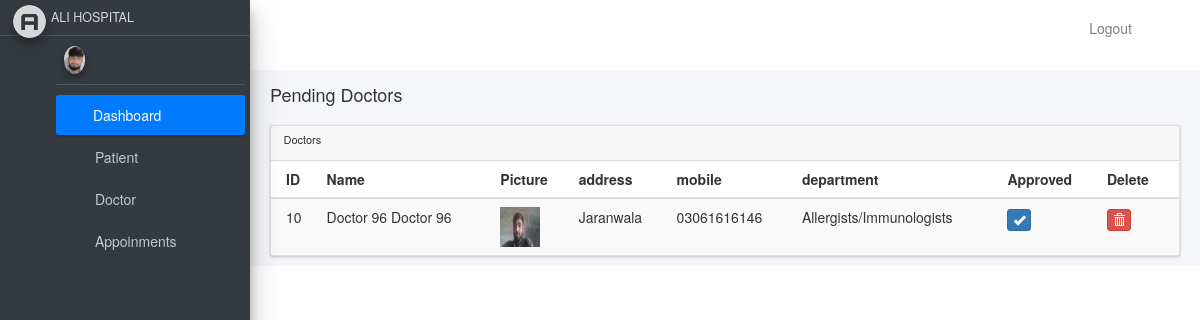
The page /admin_view_pending_doctor_names on the database its author committed.
### hospitalapp/models.py (models this page shows, shortened)
class Doctormodel(models.Model):
    user=models.OneToOneField(User,on_delete=models.CASCADE)
    profile_pic= models.ImageField(upload_to='DoctorProfilePic/',null=True,blank=True)
    address = models.CharField(max_length=40)
    mobile = models.CharField(max_length=20,null=True)
    department= models.CharField(max_length=50,choices=departments,default='Cardiologist')
    status=models.BooleanField(default=False)
    @property
    def get_name(self):
        return self.user.first_name+" "+self.user.last_name
    @property
    def get_id(self):
        return self.user.id

### hospitalapp/views.py (the view)
# urls.py: path("admin_view_pending_doctor_names",admin_view_pending_doctor_names,name="admin_view_pending_doctor_names"),
def admin_view_pending_doctor_names(request):
    pending_doctors = Doctormodel.objects.all().filter(status = False)
    return render(request,'admin_view_all_pending_doctors.html',{"pending_doctors":pending_doctors})

### templates/admin_view_all_pending_doctors.html
{% extends 'admin_base.html'%} {% block content %}
<head>
    <link href="//netdna.bootstrapcdn.com/bootstrap/3.0.0/css/bootstrap.min.css" rel="stylesheet" id="bootstrap-css">
</head>
<body class="hold-transition sidebar-mini layout-fixed">
    <div class="content-wrapper">
        <section class="content-header">
            <div class="container-fluid">
                <div class="row mb-2">
                    <div class="col-sm-6">
                        <h1>Pending Doctors</h1>
                    </div>
                </div>
            </div>
        </section>
        <section class="content">
            <div class="container-fluid">
                <div class="row">
                    <div class="col-md-12">
                        <div class="card">
                            <div class="card-header">
                                <h3 class="card-title">Doctors</h3>
                            </div>
                            <div class="card-body p-0">
                                <table class="table table-striped">
                                    <thead>
                                        <tr>
                                            <th>ID</th>
                                            <th>Name</th>
                                            <th>Picture</th>
                                            <th>address</th>
                                            <th>mobile</th>
                                            <th>department</th>
                                            <th>Approved</th>
                                            <th>Delete</th>
                                        </tr>
                                    </thead>
                                    <tbody>{% for pd in pending_doctors %}
                                        <tr>
                                            <td>{{pd.get_id}}</td>
                                            <td>{{pd.get_name}}</td>
                                            <td>
                                                <img src="/profile_pic/{{pd.profile_pic}}" alt="Profile Image" height="40px" width="40px">
                                            </td>
                                            <td>{{pd.address}}</td>
                                            <td>{{pd.mobile}}</td>
                                            <td>{{pd.department}}</td>
                                            <td><a class="btn btn-primary btn-xs" href="{% url 'admin_approved_pending_doctor' pd.id  %}"><span class="glyphicon glyphicon-ok"></span></a></td>
                                            <td><a class="btn btn-danger btn-xs" href="{% url 'admin_delete_pending_doctor' pd.id  %}"><span class="glyphicon glyphicon-trash"></span></a></td>
                                        </tr>
                                        {% endfor %}
                                    </tbody>
                                </table>
                            </div>
                        </div>
                    </div>
                </div>
            </div>
        </section>
    </div>
</body> {% endblock content %}

### rows shown on the page
Doctormodel: get_id "10", get_name "Doctor 96 Doctor 96", profile_pic (picture), address "Jaranwala", mobile "03061616146", department "Allergists/Immunologists"
